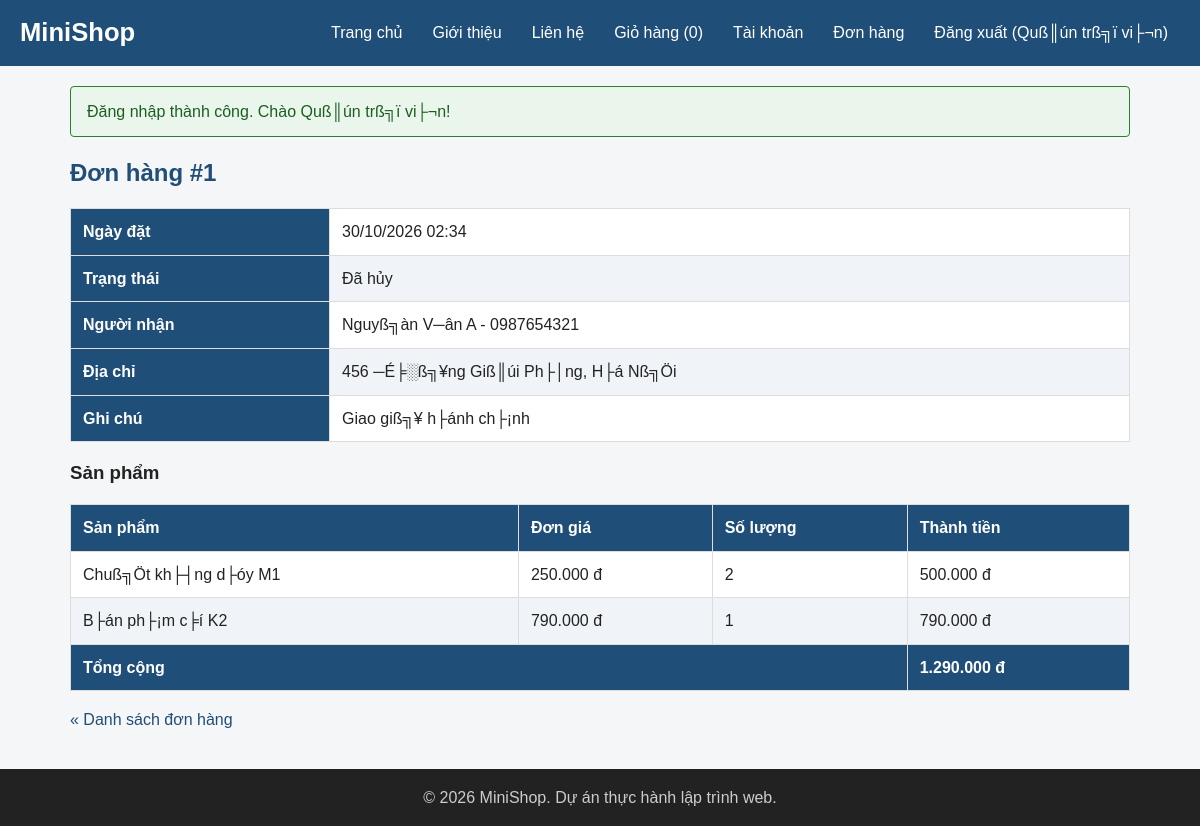
Page /order-detail.php?id=1 (signed in) on the committed database.
### tables this page shows
CREATE TABLE `orders` (
  `id` int(10) unsigned NOT NULL AUTO_INCREMENT,
  `user_id` int(10) unsigned NOT NULL,
  `fullname` varchar(100) NOT NULL,
  `phone` varchar(15) NOT NULL,
  `address` varchar(255) NOT NULL,
  `note` varchar(500) DEFAULT '',
  `total` int(10) unsigned NOT NULL,
  `status` varchar(20) NOT NULL DEFAULT 'pending',
  `created_at` datetime NOT NULL DEFAULT current_timestamp(),
  PRIMARY KEY (`id`),
  KEY `user_id` (`user_id`),
  CONSTRAINT `orders_ibfk_1` FOREIGN KEY (`user_id`) REFERENCES `users` (`id`)
);

CREATE TABLE `order_items` (
  `id` int(10) unsigned NOT NULL AUTO_INCREMENT,
  `order_id` int(10) unsigned NOT NULL,
  `product_id` int(10) unsigned NOT NULL,
  `product_name` varchar(200) NOT NULL,
  `price` int(10) unsigned NOT NULL,
  `quantity` int(10) unsigned NOT NULL,
  PRIMARY KEY (`id`),
  KEY `order_id` (`order_id`),
  KEY `product_id` (`product_id`),
  CONSTRAINT `order_items_ibfk_1` FOREIGN KEY (`order_id`) REFERENCES `orders` (`id`),
  CONSTRAINT `order_items_ibfk_2` FOREIGN KEY (`product_id`) REFERENCES `products` (`id`)
);

### includes/functions.php (called while the page is built, shortened)
<?php
function e($value)
{
    return htmlspecialchars((string) $value, ENT_QUOTES, 'UTF-8');
}
function format_price($amount)
{
    return number_format((int) $amount, 0, ',', '.') . ' đ';
}
function url($path = '')
{
    return BASE_URL . ltrim($path, '/');
}
function current_user()
{
    return $_SESSION['user'] ?? null;
}
function is_logged_in()
{
    return current_user() !== null;
}
function is_admin()
{
    return is_logged_in() && (current_user()['role'] ?? '') === 'admin';
}
function order_statuses()
{
    return [
        'pending' => 'Chờ xử lý',
        'processing' => 'Đang xử lý',
        'shipping' => 'Đang giao',
        'completed' => 'Hoàn tất',
        'cancelled' => 'Đã hủy',
    ];
}
function order_status_label($status)
{
    return order_statuses()[$status] ?? $status;
}

### order-detail.php (the view, shortened to what this page needs)
<?php
require __DIR__ . '/includes/init.php';
$id = (int) ($_GET['id'] ?? 0);
$stmt = $pdo->prepare('SELECT * FROM orders WHERE id = ?');
$stmt->execute([$id]);
$order = $stmt->fetch();
$stmt = $pdo->prepare(
    'SELECT product_name, price, quantity FROM order_items WHERE order_id = ? ORDER BY id'
);
$stmt->execute([$id]);
$items = $stmt->fetchAll();
require __DIR__ . '/includes/header.php';
?>
<h2>Đơn hàng #<?= $order['id'] ?></h2>
<table>
    <tbody>
        <tr>
            <th>Ngày đặt</th>
            <td><?= date('d/m/Y H:i', strtotime($order['created_at'])) ?></td>
        </tr>
        <tr>
            <th>Trạng thái</th>
            <td><?= e(order_status_label($order['status'])) ?></td>
        </tr>
        <tr>
            <th>Người nhận</th>
            <td><?= e($order['fullname']) ?> - <?= e($order['phone']) ?></td>
        </tr>
        <tr>
            <th>Địa chỉ</th>
            <td><?= e($order['address']) ?></td>
        </tr>
        <tr>
            <th>Ghi chú</th>
            <td><?= nl2br(e($order['note'])) ?></td>
        </tr>
    </tbody>
</table>
<h3>Sản phẩm</h3>
<table>
    <thead>
        <tr>
            <th>Sản phẩm</th>
            <th>Đơn giá</th>
            <th>Số lượng</th>
            <th>Thành tiền</th>
        </tr>
    </thead>
    <tbody>
        <?php foreach ($items as $item): ?>
            <tr>
                <td><?= e($item['product_name']) ?></td>
                <td><?= format_price($item['price']) ?></td>
                <td><?= $item['quantity'] ?></td>
                <td><?= format_price($item['price'] * $item['quantity']) ?></td>
            </tr>
        <?php endforeach; ?>
    </tbody>
    <tfoot>
        <tr>
            <th colspan="3">Tổng cộng</th>
            <th><?= format_price($order['total']) ?></th>
        </tr>
    </tfoot>
</table>
<p><a href="<?= url(is_admin() ? 'admin/orders.php' : 'orders.php') ?>">&laquo; Danh sách đơn hàng</a></p>
<?php require __DIR__ . '/includes/footer.php'; ?>

### css/style.css (style rules this page uses)
:root { --primary: #1f4e79; --primary-dark: #163a5a; --accent: #e67e22; --accent-dark: #cf6d17; --text: #222222; --muted: #666666; --border: #dddddd; --bg: #f5f6f8; --white: #ffffff; --danger: #c0392b; }
* { box-sizing: border-box; }
body { margin: 0; font-family: Arial, Helvetica, sans-serif; font-size: 16px; line-height: 1.6; color: var(--text); background-color: var(--bg); }
h1, h2, h3 { line-height: 1.3; }
h2 { color: var(--primary); }
a { color: var(--primary); text-decoration: none; }
body { display: flex; flex-direction: column; min-height: 100vh; }
table { width: 100%; border-collapse: collapse; background-color: var(--white); }
th, td { padding: 10px 12px; border: 1px solid var(--border); text-align: left; }
th { background-color: var(--primary); color: var(--white); }
tbody tr:nth-child(even) { background-color: #f0f4f8; }

### rows in the picture
orders: id "1", created_at "30/10/2026 02:34", status "Đã hủy", fullname "Nguyß╗àn V─ân A", phone "0987654321", address "456 ─É╞░ß╗¥ng Giß║úi Ph├│ng, H├á Nß╗Öi", note "Giao giß╗¥ h├ánh ch├¡nh", total "1.290.000 đ"
order_items: product_name "Chuß╗Öt kh├┤ng d├óy M1", price "250.000 đ", quantity "2", format_price($item['price'] * $item['quantity']) "500.000 đ"
order_items: product_name "B├án ph├¡m c╞í K2", price "790.000 đ", quantity "1", format_price($item['price'] * $item['quantity']) "790.000 đ"

### other values in the picture
cart_count() "0"
current_user()['fullname'] "Quß║ún trß╗ï vi├¬n"
$flash['message'] "Đăng nhập thành công. Chào Quß║ún trß╗ï vi├¬n!"
